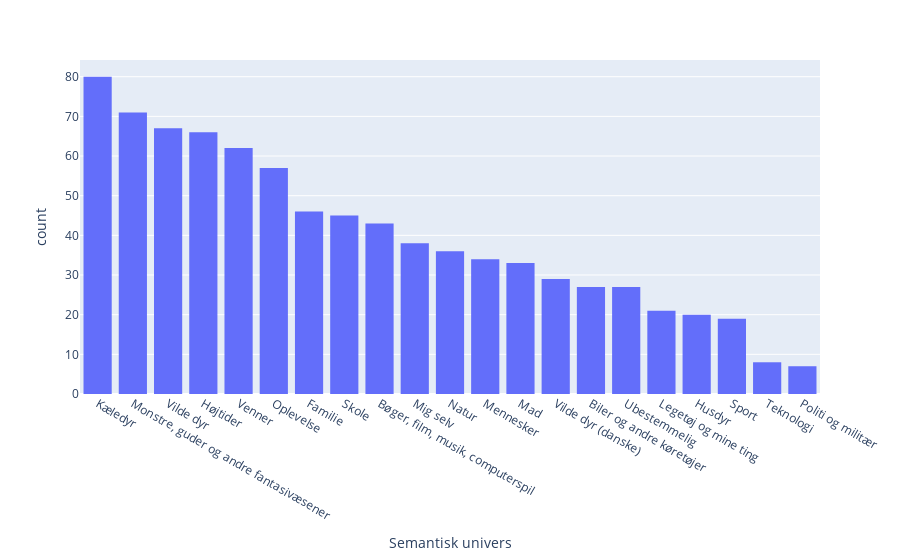

Notebook code for this chart:
### Code cell
px.histogram(ex_book_df[['book_id', 'Semantisk univers']].drop_duplicates(), x='Semantisk univers')\
  .update_xaxes(categoryorder='total descending')

### Figure 1 — Plotly figure (JSON) as saved in the notebook; plotly's stock layout.template omitted (floating-point values rounded to 4 significant figures; data arrays with more than 128 entries replaced by an {"elided": "..."} marker saying what was removed)
{"data": [{"alignmentgroup": "True", "bingroup": "x", "hovertemplate": "Semantisk univers=%{x}<br>count=%{y}<extra></extra>", "legendgroup": "", "marker": {"color": "#636efa", "pattern": {"shape": ""}}, "name": "", "offsetgroup": "", "orientation": "v", "showlegend": false, "type": "histogram", "x": {"elided": "852 str values"}, "xaxis": "x", "yaxis": "y"}], "layout": {"autosize": true, "barmode": "relative", "legend": {"tracegroupgap": 0}, "margin": {"t": 60}, "xaxis": {"anchor": "y", "autorange": true, "categoryorder": "total descending", "domain": [0, 1], "range": [-0.5, 20.5], "title": {"text": "Semantisk univers"}, "type": "category"}, "yaxis": {"anchor": "x", "autorange": true, "domain": [0, 1], "range": [0, 84.21], "title": {"text": "count"}}}}
